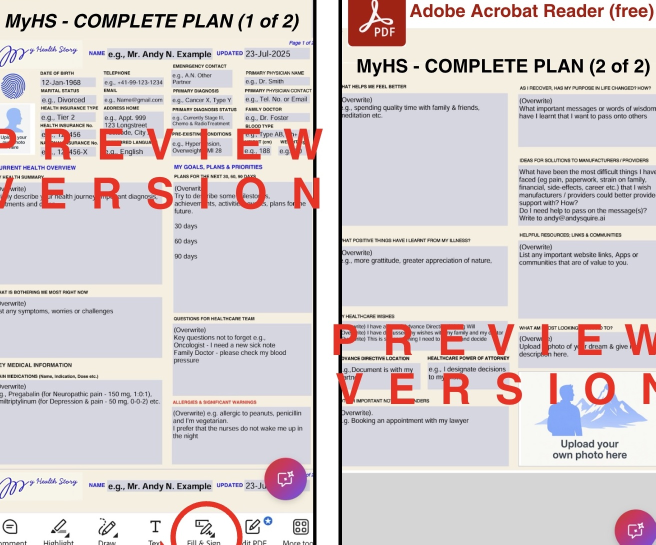
#> input picture assets/myhs-complete-plan-20250715_032919.jpg, 1311 x 1089 px, given in place of Image15.07.2025at09.36.JPG, which was not available (shown at 1/2 size)
$ python process_jpeg_images.py
#> lines starting #> are read from the running program, lines starting #| are printed output that depends on the picture; pictures that were not available may be replaced by others from this repository, and a replacement may not be noted
#!/usr/bin/env python3
from PIL import Image
import os
from datetime import datetime

def process_current_plan_jpeg():
    """Process the Current Plan JPEG image"""
    img = Image.open('/home/ubuntu/upload/Image15.07.2025at09.36.JPG')
#> img is the input picture: PIL image 1311x1089 RGB; mean R, G, B 214.3, 205.1, 206.8

    # This shows "MyHS - CURRENT PLAN"
    width, height = img.size
#> width = 1311; height = 1089
    print(f"Current plan JPEG original size: {width}x{height}")
#| Current plan JPEG original size: 1311x1089

    # Crop to focus on the PDF content, removing phone interface and borders
    left = int(width * 0.02)   # Small margin from left
#> left = 26
    top = int(height * 0.18)    # Remove top phone UI and Adobe header
#> top = 196
    right = int(width * 0.98)   # Small margin from right
#> right = 1284
    bottom = int(height * 0.88) # Remove bottom toolbar
#> bottom = 958

    cropped = img.crop((left, top, right, bottom))
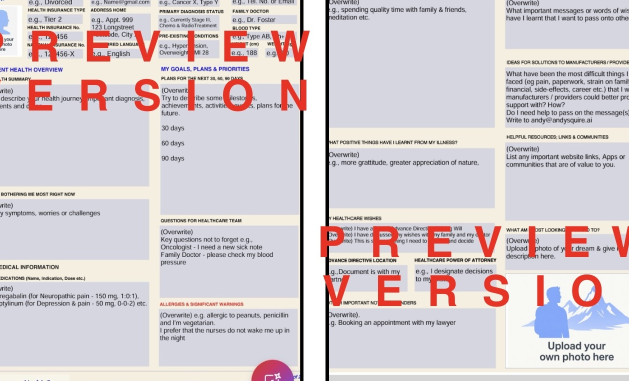
#> cropped: PIL image 1258x762 RGB (shown at 1/2 size); mean R, G, B 212.9, 204, 207.9

    # Save with a unique filename
    new_filename = 'myhs-current-plan-jpeg.jpg'
    cropped.save(f'/home/ubuntu/andysquire-ai/assets/{new_filename}', 'JPEG', quality=95)
    print(f"Current plan saved as: {new_filename} - Size: {cropped.size}")
#| Current plan saved as: myhs-current-plan-jpeg.jpg - Size: (1258, 762)
    return new_filename

def process_complete_plan_jpeg():
    """Process the Complete Plan JPEG image"""
    img = Image.open('/home/ubuntu/upload/Image15.07.2025at09.38.JPEG')
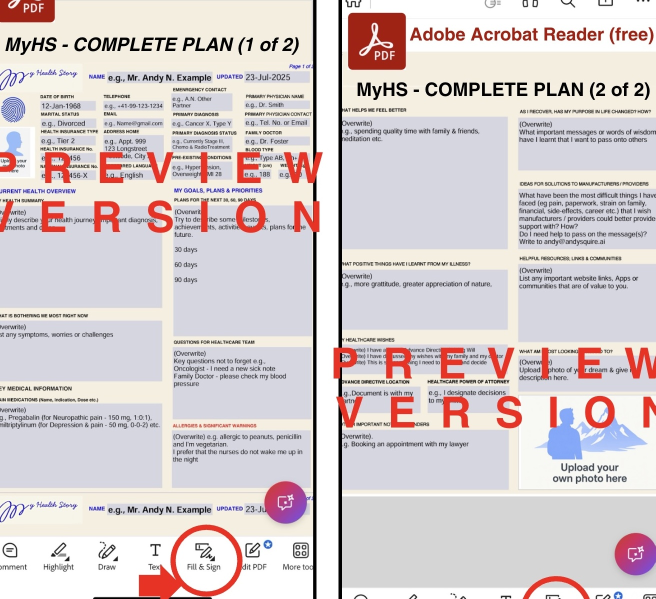
#> input picture assets/myhs-complete-plan-new-1406.jpg, 1311 x 1198 px, given in place of Image15.07.2025at09.38.JPEG, which was not available (shown at 1/2 size)
#> img is the input picture: PIL image 1311x1198 RGB; mean R, G, B 215.9, 206.2, 207.4

    # This shows both pages "MyHS - COMPLETE PLAN (1 of 2)" and "(2 of 2)"
    width, height = img.size
#> width = 1311; height = 1198
    print(f"Complete plan JPEG original size: {width}x{height}")
#| Complete plan JPEG original size: 1311x1198

    # Crop to focus on both PDF pages, removing phone interface and borders
    left = int(width * 0.02)   # Small margin from left
#> left = 26
    top = int(height * 0.18)    # Remove top phone UI and Adobe header
#> top = 215
    right = int(width * 0.98)   # Small margin from right
#> right = 1284
    bottom = int(height * 0.88) # Remove bottom toolbar
#> bottom = 1054

    cropped = img.crop((left, top, right, bottom))
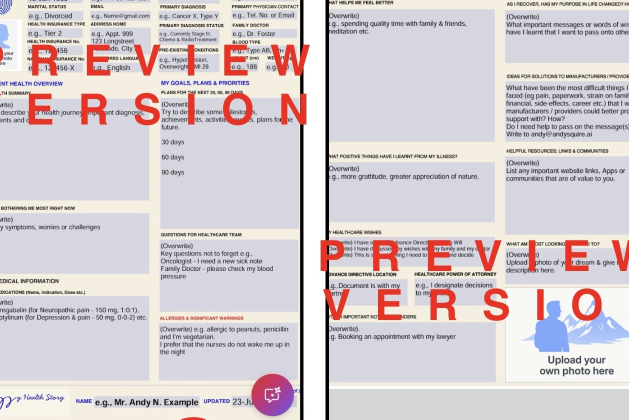
#> cropped: PIL image 1258x839 RGB (shown at 1/2 size); mean R, G, B 213.1, 204.6, 208.2

    # Save with a unique filename
    new_filename = 'myhs-complete-plan-jpeg.jpg'
    cropped.save(f'/home/ubuntu/andysquire-ai/assets/{new_filename}', 'JPEG', quality=95)
    print(f"Complete plan saved as: {new_filename} - Size: {cropped.size}")
#| Complete plan saved as: myhs-complete-plan-jpeg.jpg - Size: (1258, 839)
    return new_filename

if __name__ == "__main__":
    print("Processing JPEG images for MyHealthStory...")
    current_filename = process_current_plan_jpeg()
    complete_filename = process_complete_plan_jpeg()

    print(f"\nNew JPEG image files created:")
    print(f"Current Plan: assets/{current_filename}")
    print(f"Complete Plan: assets/{complete_filename}")

    # Write the filenames to a file for the next script to use
    with open('/home/ubuntu/andysquire-ai/jpeg_image_filenames.txt', 'w') as f:
        f.write(f"{current_filename}\n{complete_filename}\n")

    print("JPEG image processing completed successfully!")
